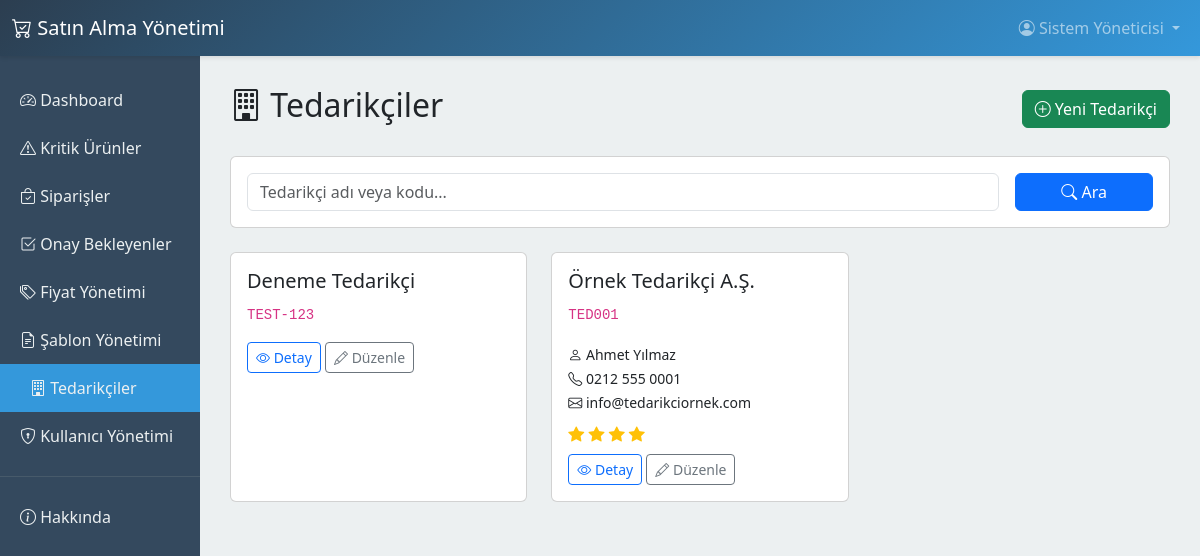
Page /suppliers/ (signed in) on the committed database.
### app/models.py (models this page shows, shortened)
class User(UserMixin, db.Model):
    __tablename__ = 'users'
    id = db.Column(db.Integer, primary_key=True)
    name = db.Column(db.String(120), nullable=False)
    username = db.Column(db.String(80), unique=True, nullable=False)
    email = db.Column(db.String(120), unique=True)
    password_hash = db.Column(db.String(256), nullable=False)
    role = db.Column(db.String(20), default='purchasing')  # purchasing, manager, admin
    is_active = db.Column(db.Boolean, default=True)
    created_at = db.Column(db.DateTime, default=datetime.utcnow)

class Supplier(db.Model):
    __tablename__ = 'suppliers'
    id = db.Column(db.Integer, primary_key=True)
    code = db.Column(db.String(50), unique=True, nullable=False)
    name = db.Column(db.String(200), nullable=False)
    contact_person = db.Column(db.String(120))
    phone = db.Column(db.String(50))
    email = db.Column(db.String(120))
    address = db.Column(db.Text)
    tax_number = db.Column(db.String(50))
    notes = db.Column(db.Text)
    rating = db.Column(db.Integer, default=0)  # 0-5 yıldız
    is_active = db.Column(db.Boolean, default=True)
    created_at = db.Column(db.DateTime, default=datetime.utcnow)
    tax_office = db.Column(db.String(100))
    iban = db.Column(db.String(50))
    payment_terms = db.Column(db.String(100))
    supplier_category = db.Column(db.String(50))
    status = db.Column(db.String(20), default='approved') # pending, approved, blacklisted
    purchase_orders = db.relationship('PurchaseOrder', backref='supplier', lazy='dynamic')
    contacts = db.relationship('SupplierContact', backref='supplier', lazy='dynamic', cascade='all, delete-orphan')
    documents = db.relationship('SupplierDocument', backref='supplier', lazy='dynamic', cascade='all, delete-orphan')

### app/routes/suppliers.py (the view)
@suppliers_bp.route('/')
@login_required
def index():
    search = request.args.get('search', '')
    query = Supplier.query.filter_by(is_active=True)
    if search:
        query = query.filter(
            (Supplier.name.ilike(f'%{search}%')) |
            (Supplier.code.ilike(f'%{search}%'))
        )
    suppliers = query.order_by(Supplier.name).all()
    return render_template('suppliers/index.html',
                         suppliers=suppliers,
                         search=search)

### app/models.py (called while the page is built)
@login_manager.user_loader
def load_user(id):
    return User.query.get(int(id))

### app/templates/suppliers/index.html (shortened to what this page needs)
{% extends "base.html" %}
{% block content %}
<div class="d-flex justify-content-between align-items-center mb-4">
    <h2><i class="bi bi-building"></i> Tedarikçiler</h2>
    <a href="{{ url_for('suppliers.add') }}" class="btn btn-success">
        <i class="bi bi-plus-circle"></i> Yeni Tedarikçi
    </a>
</div>
<div class="card mb-4">
    <div class="card-body">
        <form method="GET" class="row g-3">
            <div class="col-md-10">
                <input type="text" name="search" class="form-control" placeholder="Tedarikçi adı veya kodu..."
                    value="{{ search }}">
            </div>
            <div class="col-md-2">
                <button type="submit" class="btn btn-primary w-100">
                    <i class="bi bi-search"></i> Ara
                </button>
            </div>
        </form>
    </div>
</div>
{% if suppliers %}
<div class="row">
    {% for supplier in suppliers %}
    <div class="col-md-4 mb-4">
        <div class="card h-100">
            <div class="card-body">
                <h5 class="card-title">{{ supplier.name }}</h5>
                <p class="text-muted"><code>{{ supplier.code }}</code></p>
                <div class="mb-2">
                    <small>
                        {% if supplier.contact_person %}
                        <i class="bi bi-person"></i> {{ supplier.contact_person }}<br>
                        {% endif %}
                        {% if supplier.phone %}
                        <i class="bi bi-telephone"></i> {{ supplier.phone }}<br>
                        {% endif %}
                        {% if supplier.email %}
                        <i class="bi bi-envelope"></i> {{ supplier.email }}
                        {% endif %}
                    </small>
                </div>
                {% if supplier.rating > 0 %}
                <div class="mb-2">
                    {% for i in range(supplier.rating) %}
                    <i class="bi bi-star-fill text-warning"></i>
                    {% endfor %}
                </div>
                {% endif %}
                <a href="{{ url_for('suppliers.view', id=supplier.id) }}" class="btn btn-sm btn-outline-primary">
                    <i class="bi bi-eye"></i> Detay
                </a>
                <a href="{{ url_for('suppliers.edit', id=supplier.id) }}" class="btn btn-sm btn-outline-secondary">
                    <i class="bi bi-pencil"></i> Düzenle
                </a>
            </div>
        </div>
    </div>
    {% endfor %}
</div>
{% else %}
<div class="alert alert-info">
    <i class="bi bi-info-circle"></i> Henüz tedarikçi eklenmemiş.
</div>
{% endif %}
{% endblock %}

### app/templates/base.html (shortened to what this page needs)
<!DOCTYPE html>
<html lang="tr">
<head>
    <link href="https://cdn.jsdelivr.net/npm/bootstrap@5.3.0/dist/css/bootstrap.min.css" rel="stylesheet">
    <link rel="stylesheet" href="https://cdn.jsdelivr.net/npm/bootstrap-icons@1.11.0/font/bootstrap-icons.css">
</head>
<body>
    <nav class="navbar navbar-expand-lg navbar-dark">
        <div class="container-fluid">
            <a class="navbar-brand" href="{{ url_for('main.dashboard') }}">
                <i class="bi bi-cart-check"></i> Satın Alma Yönetimi
            </a>
            <div class="collapse navbar-collapse" id="navbarNav">
                {% if current_user.is_authenticated %}
                <ul class="navbar-nav ms-auto">
                    <li class="nav-item dropdown">
                        <a class="nav-link dropdown-toggle" href="#" id="userDropdown" role="button"
                            data-bs-toggle="dropdown" aria-expanded="false">
                            <i class="bi bi-person-circle"></i> {{ current_user.name }}
                        </a>
                    </li>
                </ul>
                {% endif %}
            </div>
        </div>
    </nav>
    <div class="container-fluid">
        <div class="row">
            {% if current_user.is_authenticated %}
            <div class="col-md-2 sidebar">
                <a href="{{ url_for('main.dashboard') }}"
                    class="{% if request.endpoint == 'main.dashboard' %}active{% endif %}">
                    <i class="bi bi-speedometer2"></i> Dashboard
                </a>
                <a href="{{ url_for('purchasing.index') }}"
                    class="{% if request.endpoint == 'purchasing.index' or request.endpoint == 'purchasing.product_detail' %}active{% endif %}">
                    <i class="bi bi-exclamation-triangle"></i> Kritik Ürünler
                </a>
                <a href="{{ url_for('purchasing.orders') }}"
                    class="{% if request.endpoint == 'purchasing.orders' %}active{% endif %}">
                    <i class="bi bi-bag-check"></i> Siparişler
                </a>
                {% if current_user.role in ['admin', 'manager'] %}
                <a href="{{ url_for('purchasing.approvals') }}"
                    class="{% if request.endpoint == 'purchasing.approvals' %}active{% endif %}">
                    <i class="bi bi-check2-square"></i> Onay Bekleyenler
                </a>
                <a href="{{ url_for('purchasing.manage_prices') }}"
                    class="{% if request.endpoint == 'purchasing.manage_prices' %}active{% endif %}">
                    <i class="bi bi-tags"></i> Fiyat Yönetimi
                </a>
                <a href="{{ url_for('templates_bp.list_templates') }}"
                    class="{% if request.endpoint and request.endpoint.startswith('templates_bp') %}active{% endif %}">
                    <i class="bi bi-file-earmark-text"></i> Şablon Yönetimi
                </a>
                {% endif %}
                <a href="{{ url_for('suppliers.index') }}"
                    class="{% if request.endpoint and request.endpoint.startswith('suppliers') %}active{% endif %}">
                    <i class="bi bi-building"></i> Tedarikçiler
                </a>
                {% if current_user.role == 'admin' %}
                <a href="{{ url_for('admin_bp.manage_users') }}"
                    class="{% if request.endpoint and request.endpoint.startswith('admin') %}active{% endif %}">
                    <i class="bi bi-shield-lock"></i> Kullanıcı Yönetimi
                </a>
                {% endif %}
                <hr style="border-color: #7f8c8d;">
                <a href="{{ url_for('main.about') }}">
                    <i class="bi bi-info-circle"></i> Hakkında
                </a>
            </div>
            <div class="col-md-10 content-wrapper">
                {% else %}
                <div class="col-12 content-wrapper">
                    {% endif %}
                    {% block content %}{% endblock %}
                </div>
            </div>
        </div>
</body>
</html>

### app/templates/base.html (style rules this page uses)
:root { --primary-color: #2c3e50; --secondary-color: #3498db; --success-color: #27ae60; --warning-color: #f39c12; --danger-color: #e74c3c; }
body { font-family: 'Segoe UI', Tahoma, Geneva, Verdana, sans-serif; background-color: #ecf0f1; }
.navbar { background: linear-gradient(135deg, var(--primary-color), var(--secondary-color)); box-shadow: 0 2px 4px rgba(0, 0, 0, 0.1); }
.sidebar { min-height: calc(100vh - 56px); background-color: #34495e; padding: 20px 0; }
.sidebar a { color: #ecf0f1; padding: 12px 20px; display: block; text-decoration: none; transition: all 0.3s; }
.sidebar a:hover, .sidebar a.active { background-color: var(--secondary-color); padding-left: 30px; }
.content-wrapper { padding: 30px; }

### rows in the picture
User: name "Sistem Yöneticisi"
Supplier: name "Deneme Tedarikçi", code "TEST-123"
Supplier: name "Örnek Tedarikçi A.Ş.", code "TED001", contact_person "Ahmet Yılmaz", phone "0212 555 0001", email "info@tedarikciornek.com", rating 4 (drawn)
